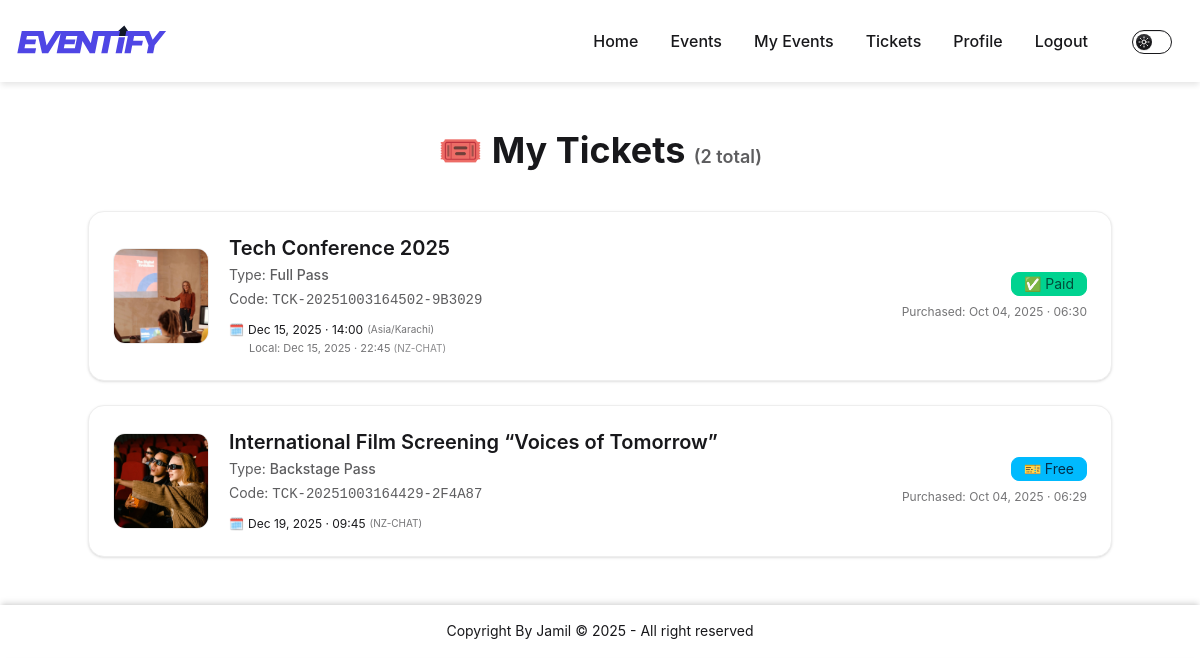
The page /events/tickets/ (signed in) on the database as committed earlier.
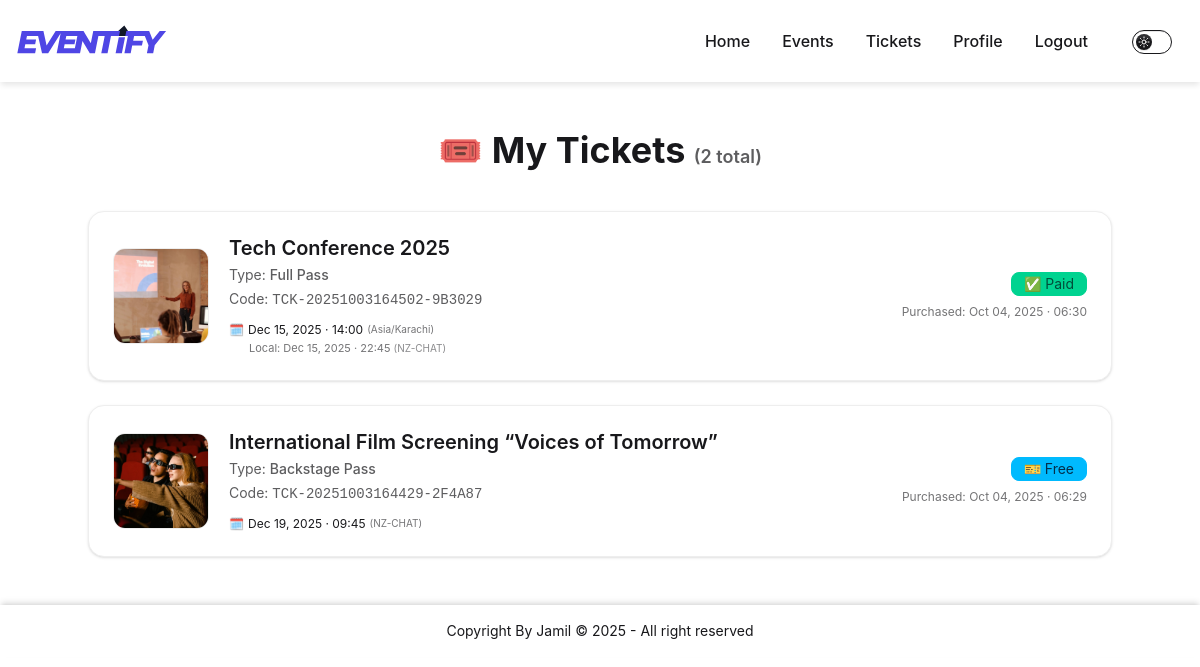
The same page on the database as committed later.
### events/views/ticket_views.py (the view)
# urls.py: path('tickets/', ticket_views.tickets, name="tickets"),
@login_required
def tickets(request):
    now = timezone.now()
    expired_qs = Ticket.objects.filter(
        attendee=request.user,
        purchase_status=PurchaseStatus.PENDING,
        reservation_expires_at__lt=now
    )
    for ticket in expired_qs:
        try:
            if not sync_ticket_payment(ticket):
                ticket.delete()
        except Exception as e:
            print(f"Failed to delete expired ticket {ticket.ticket_code}: {e}")
    tickets_qs = (
        Ticket.objects
        .filter(attendee=request.user)
        .select_related(
            "ticket_type",
            "ticket_type__event",
            "ticket_type__event__organizer"
        )
        .order_by(
            "ticket_type__event__start_time",
            "-purchase_date"
        )
    )
    grouped_tickets = {}
    for ticket in tickets_qs:
        event_id = ticket.ticket_type.event.id
        if event_id not in grouped_tickets:
            grouped_tickets[event_id] = {
                "event": ticket.ticket_type.event,
                "tickets": []
            }
        grouped_tickets[event_id]["tickets"].append(ticket)
    return render(request, "events/ticket_templates/tickets.html", {
        "grouped_tickets": grouped_tickets,
        "tickets": tickets_qs,  # fallback if needed
    })

### events/models.py (called while the page is built)
    @property
    def is_expired(self):
        return (
            self.purchase_status == PurchaseStatus.PENDING
            and self.reservation_expires_at is not None
            and timezone.now() > self.reservation_expires_at
        )

### templates/events/ticket_templates/tickets.html (shortened to what the changed rows need)
{% extends 'base.html' %}
{% load thumbnail tz %}
{% block body %}
<div class="min-h-[70dvh] bg-base-100 flex flex-col items-center px-4 py-10">
  <div class="max-w-5xl w-full">
    <h1 class="text-4xl font-bold text-center mb-10">
      🎟 My Tickets
      <span class="text-base-content/70 text-lg font-semibold">({{ tickets|length }} total)</span>
    </h1>
    {% if tickets %}
      <div class="grid gap-6">
        {% for ticket in tickets %}
          {% with idx=forloop.counter %}
            {% if ticket.purchase_status == 'A' or ticket.purchase_status == 'FRE' or ticket.purchase_status == 'P' %}
              {% if ticket.purchase_status == 'P' %}
                <a href="{% url 'events:confirm_ticket_purchase' ticket.ticket_type.event.pk ticket.ticket_code %}"
                   class="group block bg-base-100 border border-base-300 rounded-2xl shadow-sm hover:shadow-lg hover:-translate-y-1 transition-all duration-200 overflow-hidden">
              {% else %}
                <a href="{% url 'events:ticket_details' ticket.ticket_code %}"
                   class="group block bg-base-100 border border-base-300 rounded-2xl shadow-sm hover:shadow-lg hover:-translate-y-1 transition-all duration-200 overflow-hidden">
              {% endif %}
            {% else %}
              <div class="block bg-base-100 border border-base-300 rounded-2xl shadow-sm opacity-60 cursor-not-allowed overflow-hidden">
            {% endif %}
              <div class="p-5 sm:p-6 flex flex-col sm:flex-row sm:items-center sm:justify-between gap-5">
                <div class="flex items-center gap-5 w-full sm:w-auto">
                  <div class="flex flex-col gap-1">
                    <h2 class="text-lg sm:text-xl font-semibold leading-tight">
                      {{ ticket.ticket_type.event.title }}
                    </h2>
                  </div>
                </div>
              </div>
            {% if ticket.purchase_status == 'A' or ticket.purchase_status == 'FRE' or ticket.purchase_status == 'P' %}
              </a>
            {% else %}
              </div>
            {% endif %}
          {% endwith %}
        {% endfor %}
      </div>
    {% else %}
      <div class="flex flex-col items-center justify-center mt-20 text-center opacity-70">
        <div class="text-6xl mb-4">🕳</div>
        <p class="text-lg">You haven’t booked any tickets yet.</p>
      </div>
    {% endif %}
  </div>
</div>
{% endblock %}

Rows that differ between the two databases and show on the page:
changed User "NZ-CHAT": role "admin" → "attendee" (drawn)
Other text that changed with them:
text no longer shown: "My Events"
